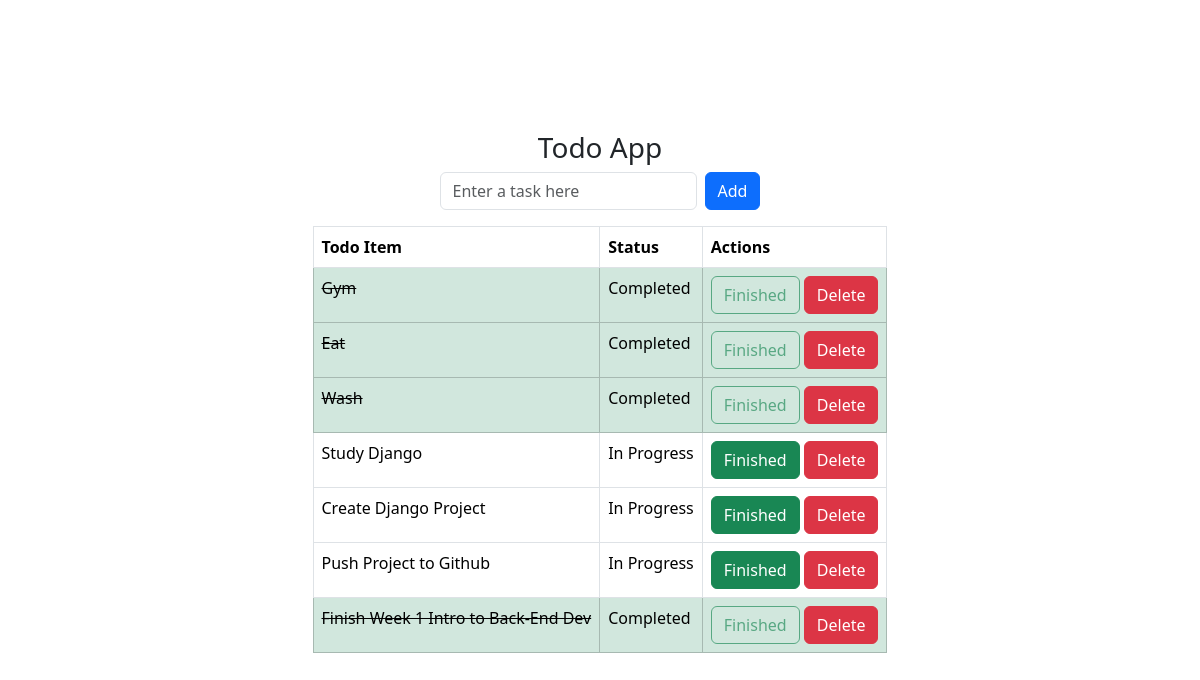
Before: / with the older database file.
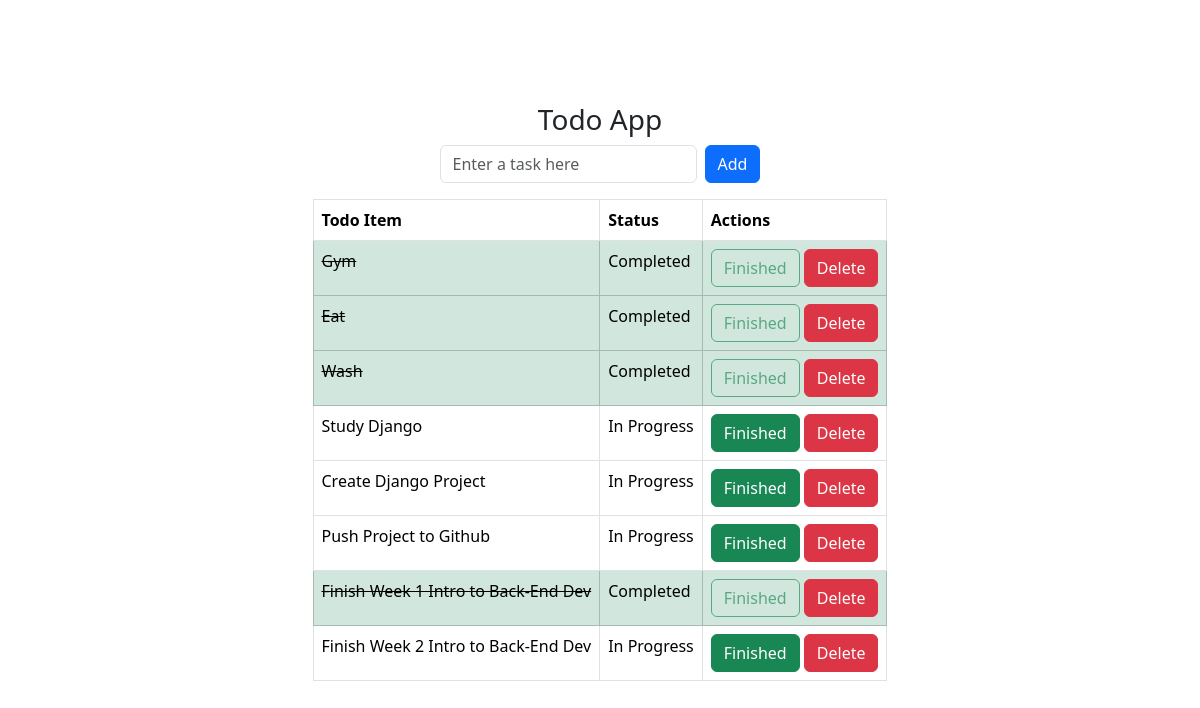
After: the same page with the newer database file.
### todo_app/models.py (models this page shows, shortened)
class Task(models.Model):
    title = models.CharField(max_length=200)
    status = models.BooleanField(default=False)

### todo_app/views.py (the view)
# urls.py: path('', views.index, name= 'home'),
def index(request):
    form = TaskForm()
    if request.method == 'POST':
        form = TaskForm(request.POST)
        if form.is_valid():
            form.save()
            return redirect('home')
    tasks = Task.objects.all()
    context = {'tasks': tasks, 'form': form}
    return render(request, 'todo_app/index.html', context)

### todo_app/forms.py
class TaskForm(forms.ModelForm):
    title = forms.CharField(required=True, widget=forms.widgets.TextInput(attrs={"placeholder":"Enter a task here", "class":"form-control", "autofocus": True}))
    class Meta:
        model = Task
        fields = ('title',)

### todo_app/templates/todo_app/index.html (shortened to what this page needs)
{% extends 'todo_app/base.html' %}
{% block content %}
    <div class="container-fluid d-flex align-items-center justify-content-center flex-column overflow-auto position-relative" id="container" >
        <div class="sub-container d-flex align-items-center  flex-column overflow-auto top-50 " id="sub-container">
                <h3>Todo App</h3>
                <form method= "POST" action="">
                    <div class="d-flex align-items-center mb-3">
                        <div class="form-group me-2 mb-0">
                            {{ form.title }}
                        </div>
                        <button class="btn btn-primary" type="submit">Add</button>
                    </div>
                </form>
            <div class="table-wrapper" id="table-wrapper">
                <table class="table table-hover table-bordered">
                <thead id="table-head">
                    <tr>
                    <th>Todo Item</th>
                    <th>Status</th>
                    <th>Actions</th>
                    </tr>
                </thead>
                <tbody id="table-body">
                    {% for task in tasks %}
                        {% if task.status %}
                            <tr class="table-success">
                                <td class="striker"> {{ task.title }}</td>
                                <td> Completed </td>
                                <td>
                                    <a class="btns " href="{% url 'updateTask' task.id %}" >
                                        <button class="btn disabled btn-outline-success">
                                            Finished
                                        </button>
                                    </a>
                                    <a class="btns" href="{% url 'deleteTask' task.id %}" >
                                        <button class="btn btn-danger">
                                            Delete
                                        </button>
                                    </a>
                                </td>
                            </tr>
                        {% else %}
                            <tr>
                                <td> {{ task.title }}</td>
                                <td> In Progress </td>
                                <td>
                                    <a class="btns" href="{% url 'updateTask' task.id %}">
                                        <button class="btn btn-success">
                                            Finished
                                        </button>
                                    </a>
                                    <a class="btns" href="{% url 'deleteTask' task.id %}">
                                        <button class="btn btn-danger">
                                            Delete
                                        </button>
                                    </a>
                                </td>
                            </tr>
                        {% endif %}
                    {% endfor %}
                </tbody>
                </table>
            </div>
        </div>
    </div>
    {% endblock %}

Changed rows visible on the page:
added Task: title "Finish Week 2 Intro to Back-End Dev"
